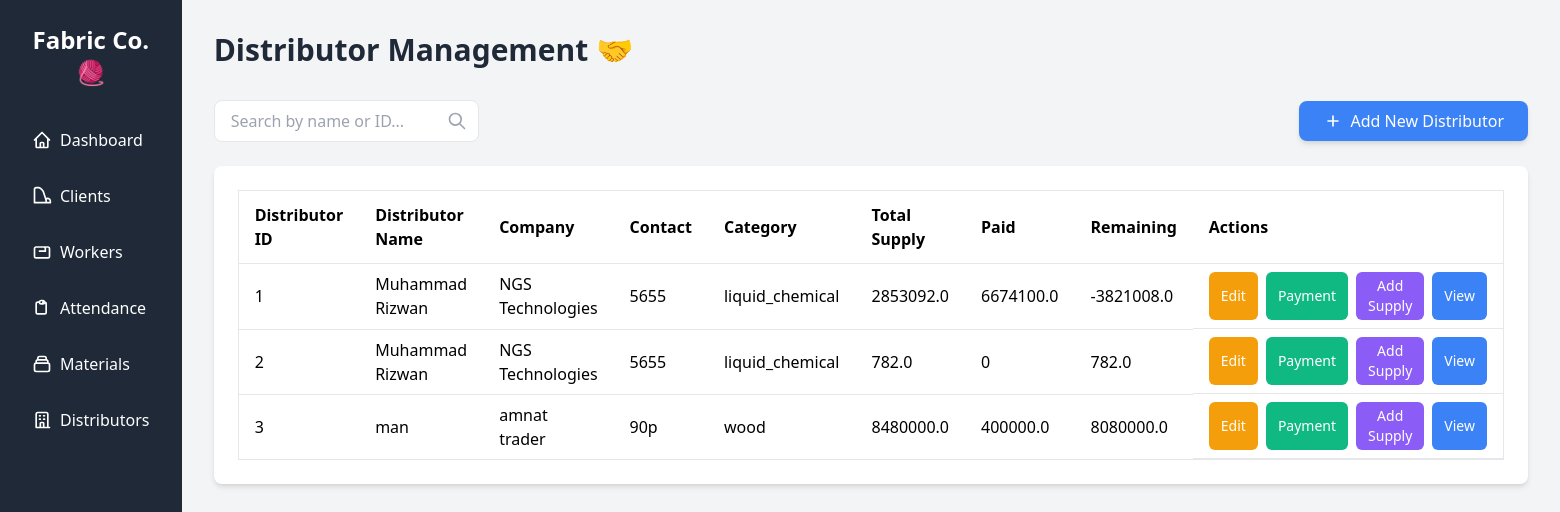
Page /distributors on the committed database.
### tables this page shows
CREATE TABLE distributors (
            id INTEGER PRIMARY KEY AUTOINCREMENT,
            name TEXT NOT NULL,
            company_name TEXT,
            category TEXT NOT NULL, -- wood, liquid_chemical, powder_chemical, electronics
            contact_no TEXT,
            address TEXT,
            notes TEXT
        );

### app.py (the view)
@app.route('/distributors')
def distributor_management():
    conn = get_db_connection()
    cursor = conn.cursor()
    cursor.execute("""
        SELECT d.id, d.name, d.company_name, d.contact_no, d.category, d.address, d.notes,
               SUM(CASE WHEN dp.type = 'cash' THEN dp.amount ELSE 0 END) AS paid_cash,
               SUM(CASE WHEN dp.type = 'account' THEN dp.amount ELSE 0 END) AS paid_account,
               SUM(ms.total_amount) AS total_supply_amount,
               SUM(ms.total_amount) - SUM(COALESCE(dp.amount, 0)) AS remaining_balance
        FROM distributors d
        LEFT JOIN distributor_payments dp ON d.id = dp.distributor_id
        LEFT JOIN material_supply ms ON d.id = ms.distributor_id
        GROUP BY d.id
        ORDER BY d.name
    """)
    distributors = cursor.fetchall()
    conn.close()
    return render_template('distributor_management.html', distributors=distributors)

### database.py (called while the page is built)
def get_db_connection():
    conn = sqlite3.connect(DATABASE)
    conn.row_factory = sqlite3.Row  # This allows us to access columns by name
    return conn

### templates/distributor_management.html (shortened to what this page needs)
{% extends 'base.html' %}
{% block content %}
<h1 class="text-3xl font-bold text-gray-800 mb-8">Distributor Management 🤝</h1>
<div class="flex justify-between items-center mb-6">
    <div class="relative">
        <input type="text" id="distributorSearch" onkeyup="searchDistributors()" placeholder="Search by name or ID..." class="px-4 py-2 border rounded-lg focus:outline-none focus:ring-2 focus:ring-blue-500">
        <svg class="absolute right-3 top-1/2 transform -translate-y-1/2 w-5 h-5 text-gray-400" fill="none" stroke="currentColor" viewBox="0 0 24 24" xmlns="http://www.w3.org/2000/svg"><path stroke-linecap="round" stroke-linejoin="round" stroke-width="2" d="M21 21l-6-6m2-5a7 7 0 11-14 0 7 7 0 0114 0极"></path></svg>
    </div>
    <button class="bg-blue-500 hover:bg-blue-600 text-white px-6 py-2 rounded-lg shadow-md transition duration-200 flex items-center space-x-2" onclick="openAddDistributorModal()">
        <svg class="w-5 h-5" fill="none" stroke="currentColor" viewBox="0 0 24 24" xmlns="http://www.w3.org/2000/svg"><path stroke-linecap="round" stroke-linejoin="round" stroke-width="2" d="M12 6v6m0 0v6m0-6h6m-6 0H6"></path></svg>
        <span>Add New Distributor</span>
    </button>
</div>
<div class="bg-white p-6 rounded-lg shadow-md overflow-x-auto">
    <table class="min-w-full bg-white border border-gray-200" id="distributorTable">
        <thead>
            <tr>
                <th class="py-3 px-4 border-b text-left">Distributor ID</th>
                <th class="py-3 px-4 border-b text-left">Distributor Name</th>
                <th class="py-3 px-4 border-b text-left">Company</th>
                <th class="py-3 px-4 border-b text-left">Contact</th>
                <th class="py-3 px-4 border-b text-left">Category</th>
                <th class="py-3 px-4 border-b text-left">Total Supply</th>
                <th class="py-3 px-4 border-b text-left">Paid</th>
                <th class="py-3 px-4 border-b text-left">Remaining</th>
                <th class="py-3 px-4 border-b text-left">Actions</th>
            </tr>
        </thead>
        <tbody>
            {% for distributor in distributors %}
            <tr>
                <td class="py-2 px-4 border-b">{{ distributor.id }}</td>
                <td class="py-2 px-4 border-b">{{ distributor.name }}</td>
                <td class="py-2 px-4 border-b">{{ distributor.company_name or 'N/A' }}</td>
                <td class="py-2 px-4 border-b">{{ distributor.contact_no or 'N/A' }}</td>
                <td class="py-2 px-4 border-b">{{ distributor.category }}</td>
                <td class="py-2 px-4 border-b">{{ distributor.total_supply_amount or 0 }}</td>
                <td class="py-2 px-4 border-b">{{ distributor.paid_cash + distributor.paid_account }}</td>
                <td class="py-2 px-4 border-b">{{ distributor.remaining_balance or 0 }}</td>
                <td class="py-2 px-4 border-b flex space-x-2">
                    <button class="bg-yellow-500 text-white px-3 py-1 rounded-md text-sm hover:bg-yellow-600"
                            onclick="openEditDistributorModal({{ distributor.id }})">Edit</button>
                    <button class="bg-green-500 text-white px-3 py-1 rounded-md text-sm hover:bg-green-600"
                            onclick="openAddPaymentModal({{ distributor.id }})">Payment</button>
                    <button class="bg-purple-500 text-white px-3 py-1 rounded-md text-sm hover:bg-purple-600"
                            onclick="openAddSupplyModal({{ distributor.id }})">Add Supply</button>
                    <button class="bg-blue-500 text-white px-3 py-1 rounded-md text-sm hover:bg-blue-600"
                            onclick="viewDistributorDetails({{ distributor.id }})">View</button>
                </td>
            </tr>
            {% else %}
            <tr>
                <td colspan="9" class="py-2 px-4 text-center text-gray-500">No distributors found.</td>
            </tr>
            {% endfor %}
        </tbody>
    </table>
</div>
{% endblock %}

### static/css/style.css (style rules this page uses)
html, body { height: 100%; }

### rows in the picture
distributors: id "1", name "Muhammad Rizwan", company_name "NGS Technologies", contact_no "5655", category "liquid_chemical", total_supply_amount "2853092.0", paid_cash "6674100.0", remaining_balance "-3821008.0"
distributors: id "2", name "Muhammad Rizwan", company_name "NGS Technologies", contact_no "5655", category "liquid_chemical", total_supply_amount "782.0", paid_cash "0", remaining_balance "782.0"
distributors: id "3", name "man", company_name "amnat trader", contact_no "90p", category "wood", total_supply_amount "8480000.0", paid_cash "400000.0", remaining_balance "8080000.0"
